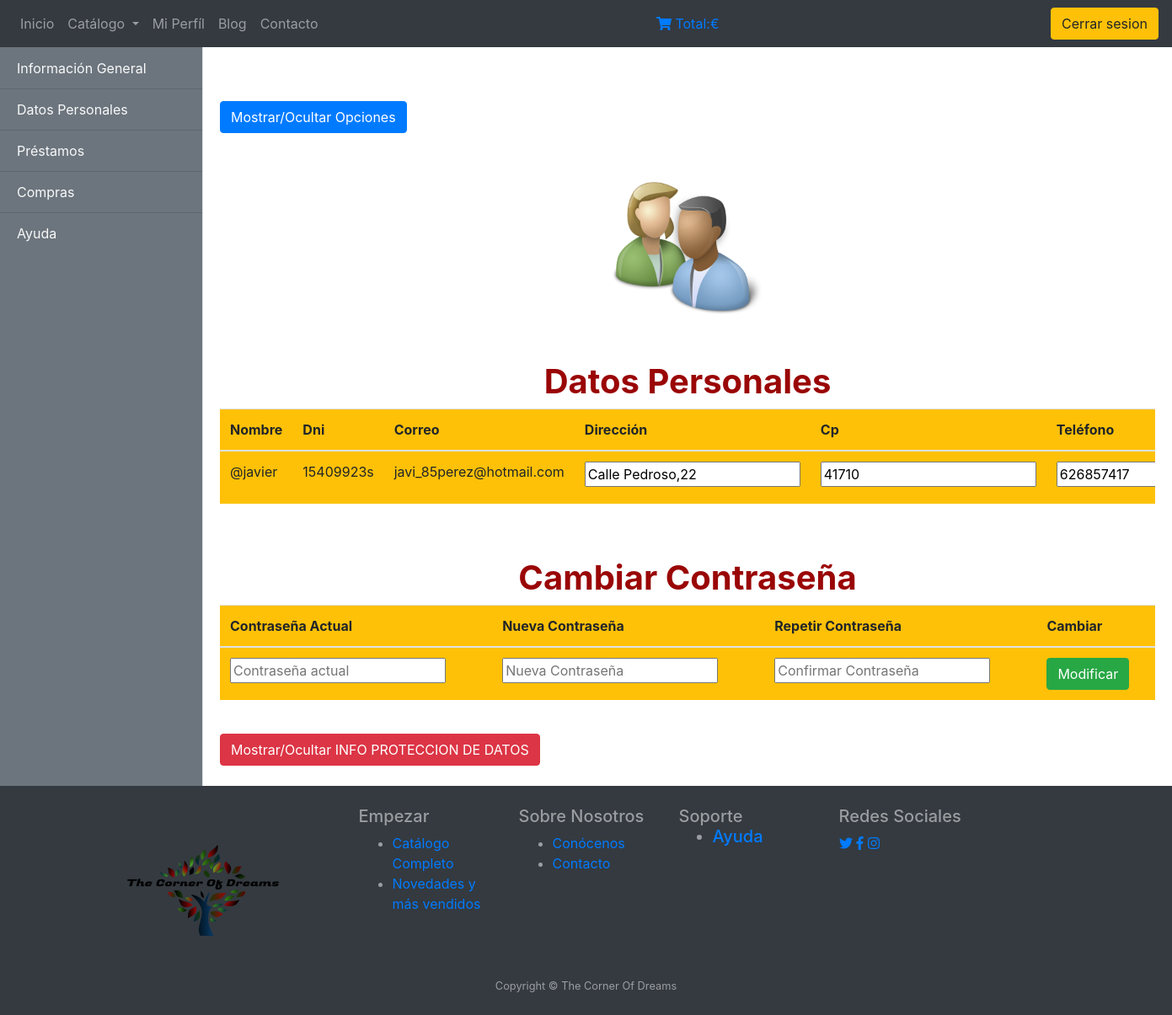
/Controller/usuarioVerDatosPersonales.php (signed in), run on an earlier commit of the app's database.
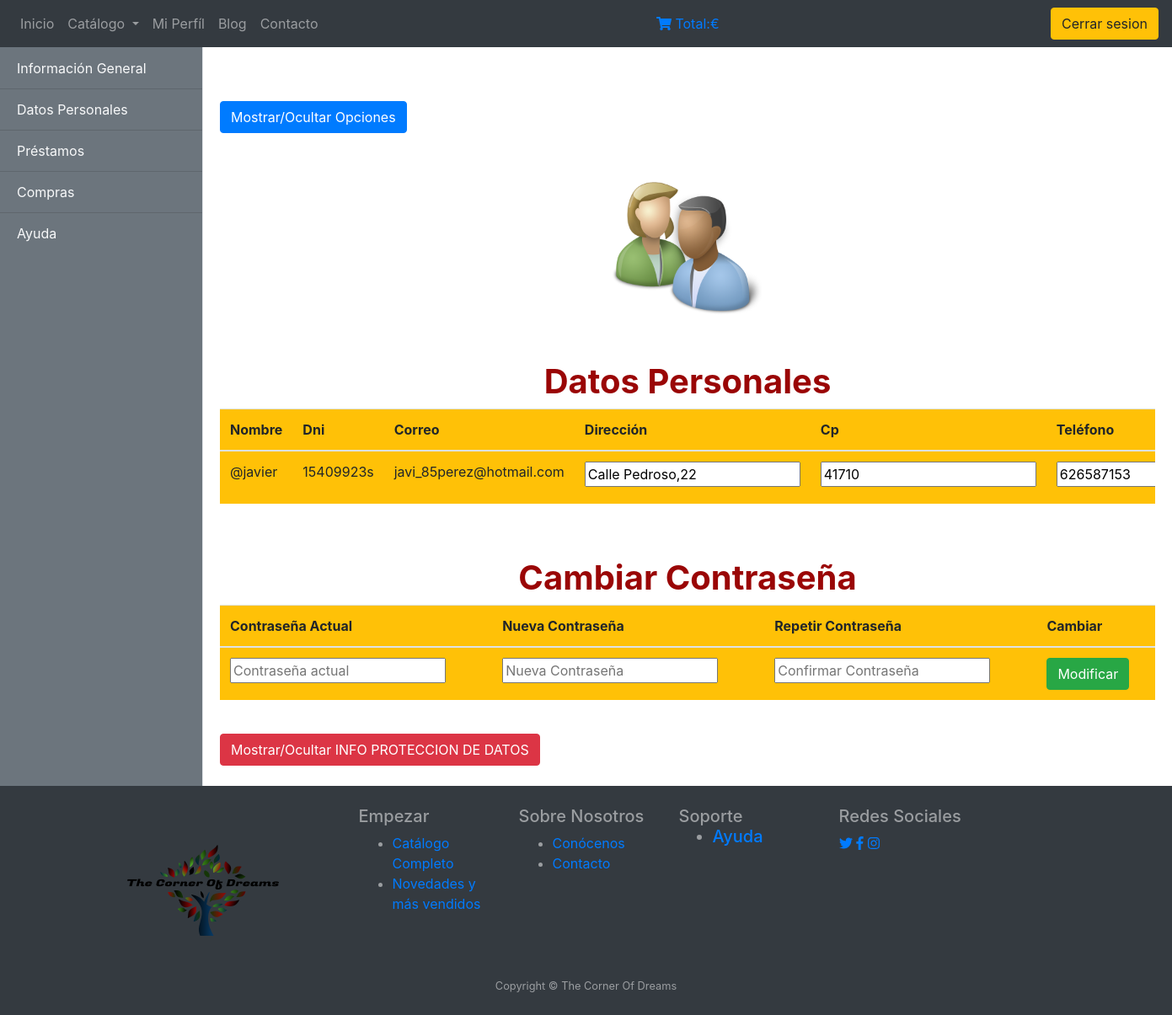
And on a later commit of the database.
### tables this page shows
CREATE TABLE `usuarios` (
  `id` int(60) NOT NULL,
  `nombre` varchar(120) NOT NULL,
  `dni` varchar(60) NOT NULL,
  `correo` varchar(120) NOT NULL,
  `direccion` varchar(120) NOT NULL,
  `cp` int(60) NOT NULL,
  `telefono` int(60) NOT NULL,
  `contraseña` varchar(30) NOT NULL
);

### Model/Usuario.php (called while the page is built, shortened)
<?php
class  Usuario{
	private $nombre;
	private $dni;
	private $correo;
	private $direccion;
    private $cp;
	private $telefono;
	function __construct($id=0,$nombre='',$dni='',$correo='',$direccion='',$cp=0,$telefono=0, $contraseña='')
	{
		$this->nombre=$nombre;
		$this->dni = $dni;
		$this->correo=$correo;
		$this->direccion=$direccion;
        $this->cp=$cp;
		$this->telefono=$telefono;
    }
    public function getNombre()
    {
        return $this->nombre;
    }
    public function getDni()
    {
        return $this->dni;
    }
    public function getCorreo()
    {
        return $this->correo;
    }
    public function getDireccion()
    {
        return $this->direccion;
    }
    public function getCp()
    {
        return $this->cp;
    }
    public function getTelefono()
    {
        return $this->telefono;
    }
        public static function getUsuarioByDni($dni) {
        $conexion = proyectoBD::connectDB();
        $seleccion = "SELECT * FROM usuarios WHERE dni=\"".$dni."\"";
        $consulta = $conexion->query($seleccion);
        $registro = $consulta->fetchObject();
        $usuario = new Usuario($registro->id,$registro->nombre, $registro->dni, $registro->correo, $registro->direccion,$registro->cp, $registro->telefono, $registro->contraseña);
        return $usuario;
    }
}
 ?>

### View/usuarioVerDatosPersonales.php (the view, shortened to what the changed rows need)
<!DOCTYPE html>
<html>
<head>
  <link rel="stylesheet" href="https://maxcdn.bootstrapcdn.com/bootstrap/4.4.1/css/bootstrap.min.css">
   <link rel="stylesheet" type="text/css" href="../View/css/estiloUsuarioPerfil.css">
  <link rel="stylesheet" href="https://use.fontawesome.com/releases/v5.0.8/css/solid.css">
</head>
<body>
<nav class="navbar navbar-expand-sm bg-dark navbar-dark fixed-top">
    <div class="collapse navbar-collapse" id="navbarSupportedContent-555">
     <ul class="navbar-nav">
        <li class="nav-item">
            <a class="nav-link" href="../Controller/principalUsuario.php">Inicio</a>
        </li>
        <li class="nav-item dropdown">
          <a class="nav-link dropdown-toggle" href="#" id="navbardrop" data-toggle="dropdown">
            Catálogo
            </a>
        </li>
        <li class="nav-item">
            <a class="nav-link" href="../Controller/usuarioVerPerfil.php">Mi Perfíl</a>
         </li>
          <li class="nav-item">
            <a class="nav-link" href="../Controller/usuBlog.php">Blog</a>
         </li>
        <li class="nav-item">
            <a class="nav-link" href="../Controller/usuFormularioContacto.php">Contacto</a>
         </li>
        </ul>
        <div class="navbar-nav ml-auto">
              <a href="../Controller/verContenidoCesta.php"><i class="fas fa-shopping-cart"></i> <?=$_SESSION['cantidad']?> Total:<?=$_SESSION['subtotal']?>€</a>
          </div>
            <div class="navbar-nav ml-auto">
            <button type="button" class="btn btn-warning" onclick="cerrarSesion()">Cerrar sesion</button>
          </div>
   </div>
</nav>
<div class="d-flex" id="wrapper">
    <div class="bg-secondary border-right" id="sidebar-wrapper">
      <div class="sidebar-heading text-light">Menú de Opciones </div>
      <div class="list-group list-group-flush">
        <a href="../Controller/usuarioVerPerfil.php" class="list-group-item list-group-item-action bg-secondary text-light">Información General</a>
        <a href="../Controller/usuarioVerDatosPersonales.php" class="list-group-item list-group-item-action bg-secondary text-light">Datos Personales</a>
        <a href="../Controller/usuarioVerPrestamos.php" class="list-group-item list-group-item-action bg-secondary text-light">Préstamos</a>
        <a href="../Controller/usuarioVerCompras.php" class="list-group-item list-group-item-action bg-secondary text-light">Compras</a>
        <a href="../Controller/usuAyuda.php" class="list-group-item list-group-item-action bg-secondary text-light">Ayuda</a>
      </div>
    </div>
 <div class="container" id="principal">
   <button class="btn btn-primary" id="menu-toggle">Mostrar/Ocultar Opciones</button>
  <br><br>
    <img class="imgUsuario" src="../View/img/usuarios2.png" width="180">
<br><br>
<h1 class="tituloInfoGeneral">Datos Personales</h1>
<div class="table-responsive">
<table class="table bg-warning">
	<thead>
		<tr>
			<th>Nombre</th>
			<th>Dni</th>
      <th>Correo</th>
			<th>Dirección</th>
			<th>Cp</th>
			<th>Teléfono</th>
		</tr>
	</thead>
	<tbody>
    <tr>
      <td><?= $usuario->getNombre(); ?> </td>
      <td><?= $usuario->getDni(); ?> </td>
      <td><?= $usuario->getCorreo(); ?> </td>
      <form action="../Controller/usuarioCambiarDatos.php" method="POST">
        <td><input type="text" name="direccion" value="<?= $usuario->getDireccion(); ?>"></td>
        <td><input type="text" name="cp" value="<?= $usuario->getCp(); ?>" pattern="^(?:0[1-9]|[1-4]\d|5[0-2])\d{3}$" title="Tiene que tener 5 dígitos"></td>
        <td><input type="text" name="telefono" value="<?= $usuario->getTelefono(); ?>" pattern="^[\d]{3}[-]*([\d]{2}[-]*){2}[\d]{2}$" title="Tiene que tener 9 dígitos"></td>
      </form>
    </tr>
  </tbody>
</table>
</div>
<br><br>
<h1 class="tituloInfoGeneral">Cambiar Contraseña</h1>
<div class="table-responsive">
<table class="table bg-warning">
  <thead>
    <tr>
      <th>Contraseña Actual</th>
      <th>Nueva Contraseña</th>
      <th>Repetir Contraseña</th>
      <th>Cambiar</th>
    </tr>
  </thead>
  <tbody>
    <tr>
      <form id="formulario">
        <td><input type="password" name="contraseñaActual" placeholder="Contraseña actual" required=""></td>
        <td><input type="password" name="nuevaContraseña" placeholder="Nueva Contraseña" pattern="^(?=.*\d)(?=.*[a-z])(?=.*[A-Z])(?!.*\s).*$" id="nueva" title="Tiene que contener una mayúscula, una minúcula y al menos un número" required=""></td>
        <td><input type="password" name="repetirContraseña" placeholder="Confirmar Contraseña" pattern="^(?=.*\d)(?=.*[a-z])(?=.*[A-Z])(?!.*\s).*$" title="Tiene que contener una mayúscula, una minúcula y al menos un número" required=""></td>
        <td><input type="button" class="btn btn-success" id="cambio" value="Modificar" /></td>
      </form>
    </tr>
  </tbody>
</table>
</div>
<br>
<input type="button" id="boton1" class="btn btn-danger" value="Mostrar/Ocultar INFO PROTECCION DE DATOS">
<br><br>
</div>
</div>
    <footer id="myFooter" class="py-4 bg-dark text-white-50">
        <div class="container">
            <div class="row">
                <div class="col-sm-3">
                    <img src="../View/img/Logo.png">
                </div>
                <div class="col-sm-2">
                    <h5>Empezar</h5>
                    <ul>
                        <li><a href="../Controller/usuarioVerCatalago.php">Catálogo Completo</a></li>
                        <li><a href="../Controller/usuarioVerMasVendidos.php">Novedades y más vendidos</a></li>
                    </ul>
                </div>
                <div class="col-sm-2">
                    <h5>Sobre Nosotros</h5>
                    <ul>
                        <li><a href="../Controller/principalUsuario.php">Conócenos</a></li>
                        <li><a href="../Controller/usuFormularioContacto.php">Contacto</a></li>
                    </ul>
                </div>
                <div class="col-sm-2">
                    <h5>Soporte<e/h5>
                    <ul>
                        <li><a href="../Controller/usuAyuda.php">Ayuda</a></li>
                    </ul>
                </div>
                <div class="col-sm-3">
                    <div class="social-networks">
                      <h5>Redes Sociales</h5>
                        <a href="#" class="twitter"><i class="fab fa-twitter"></i></a>
                        <a href="#" class="facebook"><i class="fab fa-facebook-f"></i></i></a>
                        <a href="#" class="Instagram"><i class="fab fa-instagram"></i></i></a>
                    </div>
                </div>
            </div>
        </div>
        <div class="container text-center">
      <small>Copyright &copy; The Corner Of Dreams</small>
    </div>
    </footer>
</body>
</html>

What changed in the data, as far as the page shows it:
changed usuarios "@javier": telefono "626857417" → "626587153"
